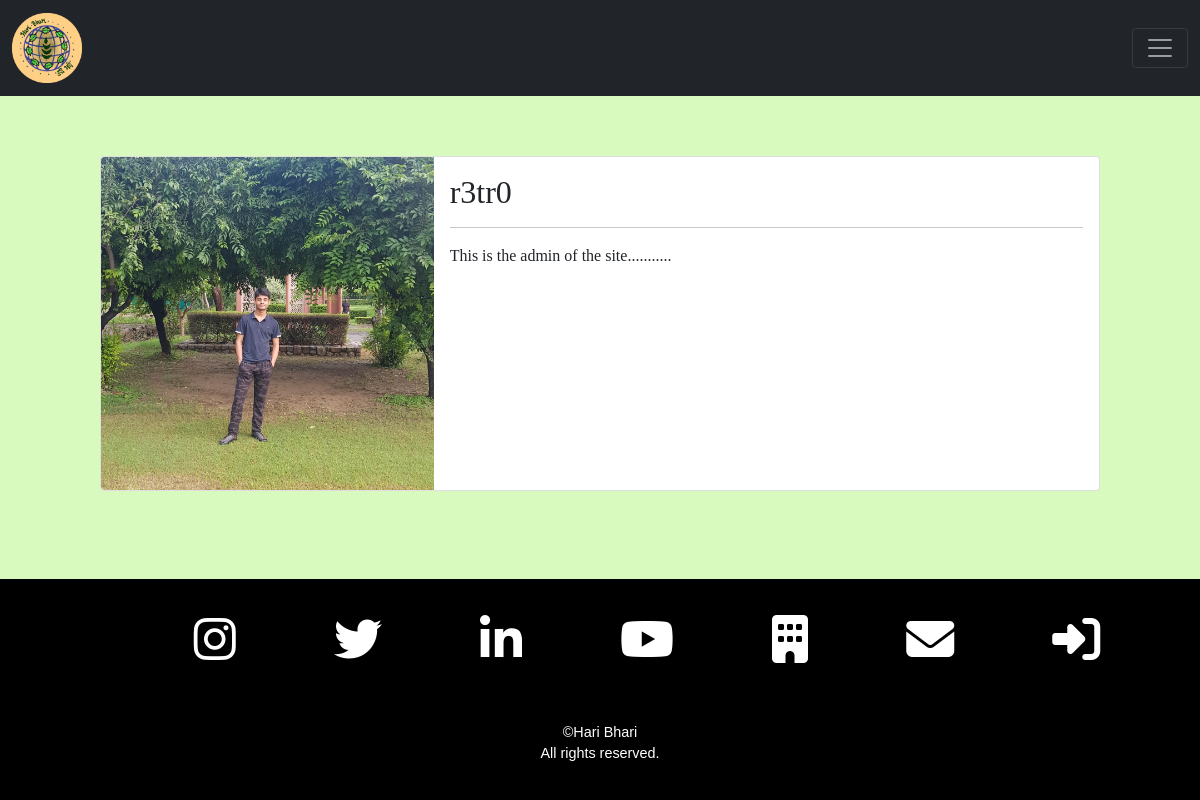
Page /members/1/profile (signed in) on the committed database.
### blogs/models.py (models this page shows, shortened)
class Profile(models.Model):
    user = models.OneToOneField(User, null=True, on_delete=models.CASCADE)
    user_bio = models.TextField()
    user_avatar = models.ImageField(upload_to="photos/users/avatars/", null=True, blank=True)

### members/views.py (the view)
# urls.py: path('<int:pk>/profile', show_profile_page_view.as_view(), name='show_profile'),
class show_profile_page_view(DetailView):
    model = Profile
    template_name = "registration/user_profile.html"
    def get_context_data(self, *args, **kwargs):
        users = Profile.objects.all()
        context = super(show_profile_page_view, self).get_context_data()
        user = get_object_or_404(Profile, id=self.kwargs['pk'])
        context["page_user"] = user
        return context

### members/templates/registration/user_profile.html (shortened to what this page needs)
{% extends "base_new.html" %}
{% load static %}
{% block content %}
    <div class="col-lg-10 offset-1 d-flex justify-content-center">
      <div class="card mb-3">
        <div class="row g-0">
          {% if page_user.user_avatar %}
            <div class="col-md-4">
              <img src="{{ page_user.user_avatar.url }}" class="img-fluid rounded-start" alt="Writer's picture">
            </div>
          {% else %}
          <div class="col-md-4">
            <img src="{% static 'Images/default_user.png' %}" class="img-fluid rounded-start" alt="Writer's picture">
          </div>
          {% endif %}
          <div class="col-md-8">
            <div class="card-body">
              <h2 class="card-title">{{ page_user.user.username }}</h2>
              <hr>
              <p class="card-text">{{ page_user.user_bio }}...</p>
            </div>
          </div>
        </div>
      </div>
    </div>
    <br>
    <br>
    <br>
{% endblock %}

### haribhari/static/css/standard.css (style rules this page uses)
html { background-color:#d8fabe; }
body { background-color:#d8fabe; font-family:"Cursive"; }

### rows in the picture
Profile: user_avatar (picture), user.username "r3tr0", user_bio "This is the admin of the site........"
